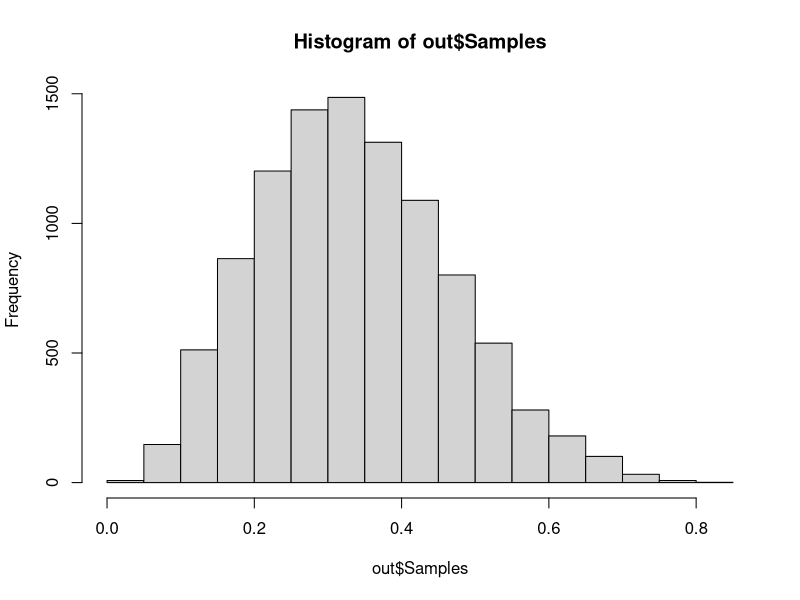
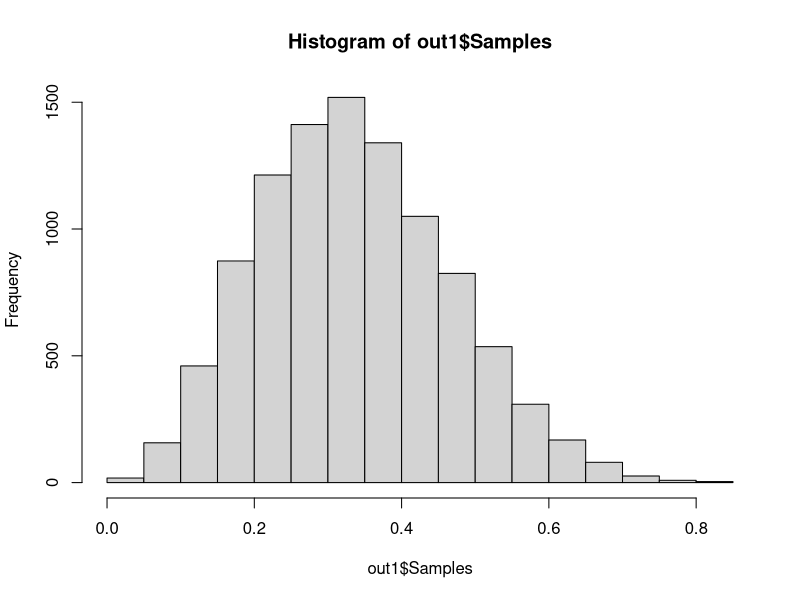

Recreate these plots in R, in order. (Note: this script raises an error after producing the figures.)

#-------------------------------------------------------------------------------
library(readr)
library(tidyverse)
#----Perch approach-------------------------------------------------------------
#line 65 - 132 are not relevant when fake data is implemented
#-----Chunk 1 - generating fake data--------------------------------------------
#generate fake data
new_validation_example = function(filename,
                                  timestamp_offset,
                                  score, 
                                  is_pos, 
                                  bin, 
                                  bin_weight) {
  list(
    filename = filename,
    timestamp_offset = timestamp_offset,
    score = score,
    is_pos = is_pos,
    bin = bin,
    bin_weight = bin_weight
  )
}

#Generating the fake data
generate_fake_validation_data <- function(n = 100, bins = 5) {

  scores = runif(n, 
                 min = 0,
                 max = 1)
  quantile_bounds = seq(0,
                        1,
                        length.out = bins + 1)
  bin_indices = findInterval(scores,
                             quantile_bounds,
                             rightmost.closed = TRUE)           #returns the bin number for each score
  bin_weights = table(bin_indices) / n                          #gives the proportions in the different bins
  bin_weights_vec = as.numeric(bin_weights[as.character(bin_indices)]) #gives the bin proportion associated with each score
  
  examples = vector("list",
                    n)
  
  for (i in seq_len(n)) {
    ex <- new_validation_example(
      filename = paste0("file_", sample(1:10, 1), ".wav"),
      timestamp_offset = runif(1, 0, 60),
      score = scores[i],
      is_pos = sample(c(1, -1, 0), 1, prob = c(0.4, 0.5, 0.1)),
      bin = bin_indices[i],
      bin_weight = bin_weights_vec[i]
    )
    examples[[i]] <- ex
  }
  return(examples)
}

generate_fake_validation_data2 <- function(n = 100, bins = 5) {
  
  scores = runif(n, 
                 min = 0,
                 max = 1)
  quantile_bounds = seq(0,
                        1,
                        length.out = bins + 1)
  bin_indices = findInterval(scores,
                             quantile_bounds,
                             rightmost.closed = TRUE)           #returns the bin number for each score
  bin_weights = table(bin_indices) / n                          #gives the proportions in the different bins
  bin_weights_vec = as.numeric(bin_weights[as.character(bin_indices)]) #gives the bin proportion associated with each score
  
  examples = vector("list",
                    n)
  
  for (i in seq_len(n)) {
    ex <- new_validation_example(
      filename = paste0("file_", sample(1:10, 1), ".wav"),
      timestamp_offset = runif(1, 0, 60),
      score = scores[i],
      is_pos = sample(c(1, -1, 0), 1, prob = c(0.55, 0.35, 0.1)),
      bin = bin_indices[i],
      bin_weight = bin_weights_vec[i]
    )
    examples[[i]] <- ex
  }
  return(examples)
}

#debug(generate_fake_validation_data)
fdata = generate_fake_validation_data(n = 100,
                                      bins= 5)
fdata2 = generate_fake_validation_data2(n = 100,
                                       bins= 5)

study_level_data = rbind(fdata,fdata2)


# -------Chunk 2 - Call density estimation-------------------------------------
#the algorithm will work as long it is supplied with data that is not binned and weighted but is validated binning and weighting happen within the function.
Study_level_call_density = function(examples,num_beta_samples=1000,beta_prior=0.1){
  #examples = Data2
  examples = unlist(examples)
  df <- as.data.frame(do.call(rbind, fdata), stringsAsFactors = FALSE) #This will be the one that i check my bin and bin_weight generation  
  examples = as.data.frame(do.call(rbind, fdata), stringsAsFactors = FALSE)
  examples = rename(examples,binNumber=bin, outcome = is_pos)

  #infinix operator
  `%||%` <- function(a, b) if (!is.null(a)) a else b 
  
  #Positive/negative bin counts
  bin_number  = as.matrix(distinct(examples,binNumber)) 
  bin_number = as.matrix(sort(as.numeric(as.vector(bin_number[,1]))))
  bin_weights = matrix(NA, nrow = nrow(bin_number),ncol=1)
  bin_positive = matrix(NA,nrow = nrow(bin_number), ncol = 2)
  bin_negative = matrix(NA,nrow = nrow(bin_number), ncol = 2)
  
  #Bin weights
  for(i in 1:nrow(bin_number)){
    bin_weights[i,1]=nrow(filter(examples,binNumber==i))/nrow(examples)
  }
  
  #Putting in the counts of each bin (positive/negative)
  for(i in 1:nrow(bin_number)){
    examples2 = filter(examples,binNumber==i)
    bin_positive[i,2] = as.numeric(count(filter(examples2,outcome==1)))
    bin_negative[i,2] = as.numeric(count(filter(examples2,outcome==-1)))
  }
  bin_positive[,1]=bin_number ; bin_negative[,1] = bin_number
  

#Density  
  # Create beta distributions for each bin.
  shape.parameters = matrix(NA,ncol=2,nrow=nrow(bin_number))
  
  for (b in bin_number){
    shape.parameters[b,] = c(
      bin_positive[b,2] + beta_prior, bin_negative[b,2] + beta_prior
    )
  }
  
  
  #density estimation
  shape.parameters
  density_matrix = matrix(NA,nrow = nrow(bin_number),ncol = 1)
  for(i in 1:nrow(shape.parameters)){
    density_matrix[i,1] = rbeta(1,shape.parameters[i,1]+beta_prior,
                             shape.parameters[i,2]+beta_prior)*bin_weights[i,1]
  }
  
  density = sum(density_matrix)
    
#Bootstrapping: To get distribution of density estimate
  q_betas=c()
  NoBetaSamples = 10000
  for(i in 1:NoBetaSamples){
    for(j in 1:nrow(bin_number)){
      rvalue = 0
      rvalue = rvalue + rbeta(1,shape.parameters[j,1],
                              shape.parameters[j,2])
    }
    q_betas=c(q_betas,rvalue)
  }
  return(list(Density_Estimate = density,
              Samples = q_betas, 
              beta_parameters = shape.parameters,
              Study_level_weights = bin_weights,
              densities = density_matrix))
}

#Implementation of call density  
out = Study_level_call_density(study_level_data,1000,0.1)  
out$Density_Estimate
out$Samples # still wrapping my heat around what the samples are supposed to be.
hist(out$Samples)

#95% confidence interval from bootstrap distribution, Variance and standard deviation 
confidence_interval = quantile(out$Samples, probs=c(0.025,0.975))
Variance_bootstrap_samples = var(out$Samples)
Sd_bootstrap_samples = sqrt(Variance_bootstrap_samples)


cat("95% Confidence interval: [",round(confidence_interval,4),"]",
    "\nvariance: ",round(Variance_bootstrap_samples,4),
    "\nstandard deviation: ",round(Sd_bootstrap_samples,4))


#---Distribution shifts---------------------------------------------------------
#Strategy 1
#every thing is the same except that now in this case, we are looking to substitute into formulas the matter of having
#sum(P(+|b)*P_s(b))
Strat1_call_density = function(examples, num_beta_samples=1000, beta_prior=0.1){
  
  examples = unlist(examples)
  df <- as.data.frame(do.call(rbind, fdata), stringsAsFactors = FALSE) #This will be the one that i check my bin and bin_weight generation  
  examples = as.data.frame(do.call(rbind, fdata), stringsAsFactors = FALSE)
  examples = rename(examples,binNumber=bin, outcome = is_pos)

  #infinix operator
  `%||%` <- function(a, b) if (!is.null(a)) a else b 
  
  #Positive/negative bin counts
  bin_number  = as.matrix(distinct(examples,binNumber)) 
  bin_number = as.matrix(sort(as.numeric(as.vector(bin_number[,1]))))
  bin_weights = matrix(NA, nrow = nrow(bin_number),ncol=1)
  
  
  #Bin weights
  for(i in 1:nrow(bin_number)){
    bin_weights[i,1]=nrow(filter(examples,binNumber==i))/nrow(examples)
  }


#Density  
  #makes use of study level data
  #shape.parameters
  density = 0 
  
  for(i in 1:nrow(out$beta_parameters)){
    density = density + rbeta(1,out$beta_parameters[i,1]+beta_prior,
                              out$beta_parameters[i,2]+beta_prior)*bin_weights[i,1]
  }

    
#Bootstrapping: To get distribution of density estimate
  q_betas=c()
  NoBetaSamples = 10000
  for(i in 1:NoBetaSamples){
    for(j in 1:nrow(bin_number)){
      rvalue = 0
      rvalue = rvalue + rbeta(1,out$beta_parameters[j,1],
                              out$beta_parameters[j,2])
    }
    q_betas=c(q_betas,rvalue)
  }
  return(list(Density_Estimate = density,
              Samples = q_betas))
}

#Implementation of strategy 1 call density  

out1 = Strat1_call_density(fdata,1000,0.1)
out1$Density_Estimate
hist(out1$Samples)

#95% confidence interval from bootstrap distribution, Variance and standard deviation 
confidence_interval = quantile(out1$Samples, probs=c(0.025,0.975))
Variance_bootstrap_samples = var(out1$Samples)
Sd_bootstrap_samples = sqrt(Variance_bootstrap_samples)


cat("95% Confidence interval: [",round(confidence_interval,4),"]",
    "\nvariance: ",round(Variance_bootstrap_samples,4),
    "\nstandard deviation: ",round(Sd_bootstrap_samples,4))

#---------Strategy 2------------------------------------------------------------
#P(b|+)
Strat2_call_density = function(examples, num_beta_samples = 1000,beta_prior = 0.1){
  examples = unlist(examples)
  df <- as.data.frame(do.call(rbind, fdata), stringsAsFactors = FALSE) #This will be the one that i check my bin and bin_weight generation  
  examples = as.data.frame(do.call(rbind, fdata), stringsAsFactors = FALSE)
  examples = rename(examples,binNumber=bin, outcome = is_pos)
  
  #infinix operator
  `%||%` <- function(a, b) if (!is.null(a)) a else b 
  
  #Positive/negative bin counts
  bin_number  = as.matrix(distinct(examples,binNumber)) 
  bin_number = as.matrix(sort(as.numeric(as.vector(bin_number[,1]))))
  bin_weights = matrix(NA, nrow = nrow(bin_number),ncol=1)
  
  
  #Bin weights
  for(i in 1:nrow(bin_number)){
    bin_weights[i,1]=nrow(filter(examples,binNumber==i))/nrow(examples)
  }
  
  #Density  calculations
  #Calculation of P(+|b)P(b)/P(+)
  b_given_pos = out$densities/out$Density_Estimate
  
  #Calculation of P(-|b)P(b)/P(-)
  neg_densities = matrix(NA,nrow = nrow(bin_number),
                         ncol =1)
  
  for( i in 1:nrow(bin_number)){
    neg_densities[i,1] = rbeta(1,out$beta_parameters[i,2] + beta_prior,
                              out$beta_parameters[i,1] + beta_prior)
  }
  
  b_given_neg = neg_densities / sum(neg_densities)
  
  
  #Density  
  # Create beta distributions for each bin.
  shape.parameters_site = matrix(NA,ncol=2,nrow=nrow(bin_number))
  
  for (b in bin_number){
    shape.parameters_site[b,] = c(
      bin_positive[b,2] + beta_prior, bin_negative[b,2] + beta_prior
    )
  }
  
  
  # site density estimation P_s(+)
  shape.parameters
  density_matrix = matrix(NA,nrow = nrow(bin_number),ncol = 1)
  for(i in 1:nrow(shape.parameters)){
    density_matrix[i,1] = rbeta(1,shape.parameters[i,1]+beta_prior,
                                shape.parameters[i,2]+beta_prior)*bin_weights[i,1]
  }
  
 # P_s(+)
  prob_b_s = b_given_pos*density_matrix + b_given_neg * (1- density_matrix)
  
  
  #Q_q(b)
  q_seq = seq(0.0001,0.9999,length.out = 100)
  
  Q_q_b = b_given_pos*q_seq[1] + b_given_neg * (1-q_seq[1])
  KL_div.old = sum(prob_b_s*(log(prob_b_s)-log(Q_q_b)))
  Site_density = NA
  
  
  for (i in 2:length(q_seq)){
    Q_q_b = b_given_pos*q_seq[i] + b_given_neg * (1-q_seq[i])
    KL_div = sum(prob_b_s*(log(prob_b_s)-log(Q_q_b)))
    if (KL_div <=KL_div.old){
      KL_div.old = KL_div
      Site_density = q_seq[i]
    }
  }
  
  
  return(Density_Estimate = Site_density)
}

Strat2_call_density(fdata,1000,0.1)

#-------------------------Strategy 3 -------------------------------------------
Strat3_call_density = function(density1, density2){
  density_estimate = (density1 * density2)^(1/2)
  return (Density_estimate = density_estimate)
}

Strat3_call_density(Strat1_call_density(fdata,
                                        10000,
                                        0.1)$Density_Estimate,
                    Strat2_call_density(fdata,
                                        10000,
                                        0.1))
